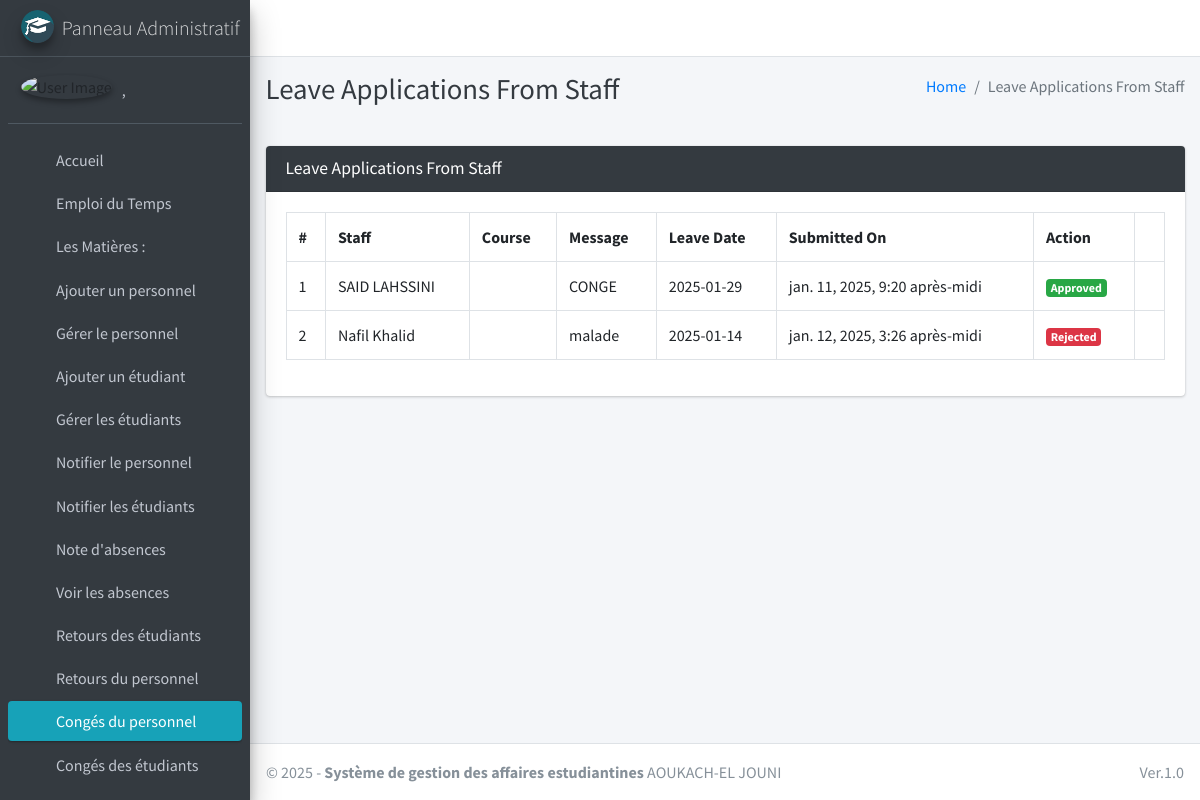
The page /staff/view/leave/ (signed in) on the database as committed earlier.
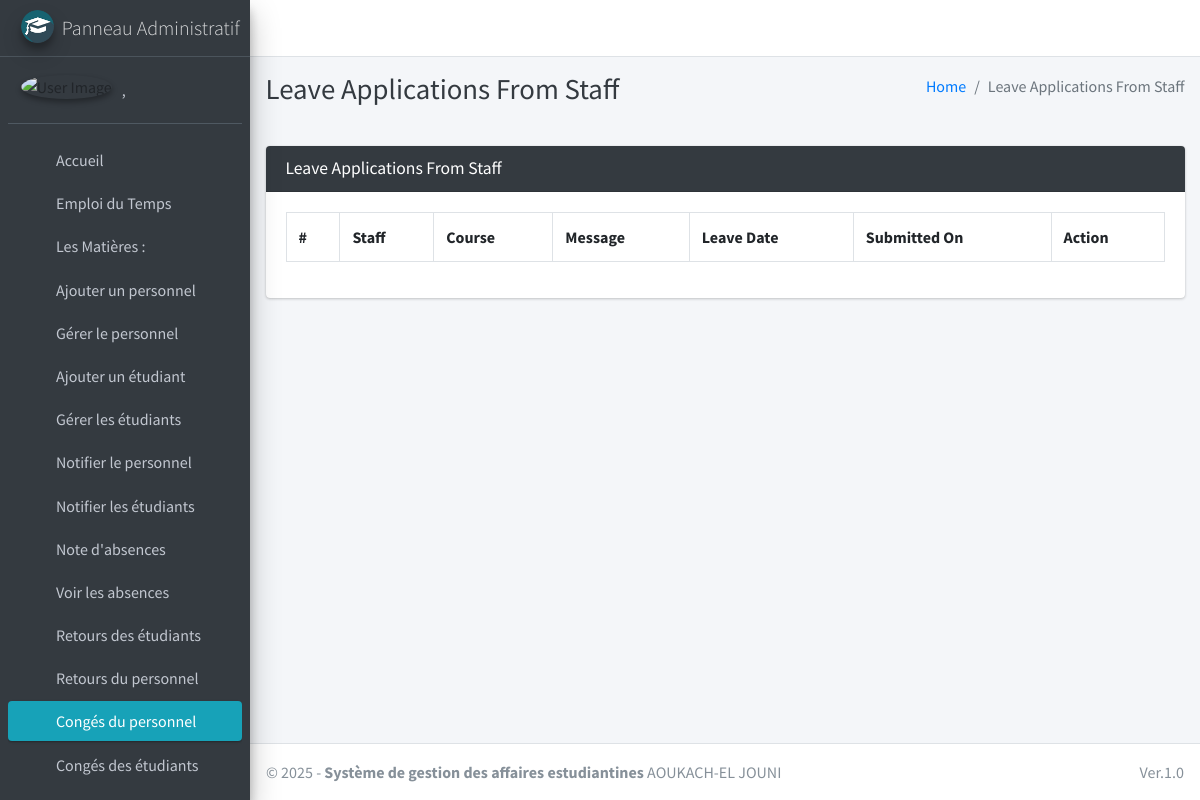
The same page on the database as committed later.
### main_app/models.py (models this page shows, shortened)
class CustomUser(AbstractUser):
    USER_TYPE = ((1, "HOD"), (2, "Staff"), (3, "Student"))
    GENDER = [("M", "Male"), ("F", "Female")]
    username = None  # Removed username, using email instead
    email = models.EmailField(unique=True)
    user_type = models.CharField(default=1, choices=USER_TYPE, max_length=1)
    gender = models.CharField(max_length=1, choices=GENDER)
    profile_pic = models.ImageField()
    address = models.TextField()
    fcm_token = models.TextField(max_length=255, blank=True, null=True, default="")  # For firebase notifications
    created_at = models.DateTimeField(auto_now_add=True)
    updated_at = models.DateTimeField(auto_now=True)
    USERNAME_FIELD = "email"
    REQUIRED_FIELDS = []
    objects = CustomUserManager()
    def __str__(self):
        return self.last_name + ", " + self.first_name

class LeaveReportStaff(models.Model):
    staff = models.ForeignKey(Staff, on_delete=models.CASCADE)
    date = models.CharField(max_length=60)
    message = models.TextField()
    status = models.SmallIntegerField(default=0)
    created_at = models.DateTimeField(auto_now_add=True)
    updated_at = models.DateTimeField(auto_now_add=True)

class Staff(models.Model):
    admin = models.OneToOneField(CustomUser, on_delete=models.CASCADE)
    def __str__(self):
        return self.admin.last_name + " " + self.admin.first_name

### main_app/hod_views.py (the view, shortened to what this page needs)
# urls.py: path("staff/view/leave/", hod_views.view_staff_leave, name="view_staff_leave",),
@csrf_exempt
def view_staff_leave(request):
    if request.method != 'POST':
        allLeave = LeaveReportStaff.objects.all()
        context = {
            'allLeave': allLeave,
            'page_title': 'Leave Applications From Staff'
        }
        return render(request, "hod_template/staff_leave_view.html", context)

### main_app/templates/hod_template/staff_leave_view.html (shortened to what this page needs)
{% extends 'main_app/base.html' %}
{% load static %}
{% block page_title %}{{page_title}}{% endblock page_title %}
{% block content %}
<section class="content">
    <div class="container-fluid">
        <div class="row">
            <div class="col-md-12">
                <div class="card card-dark">
                    <div class="card-header">
                        <h3 class="card-title">{{page_title}}</h3>
                    </div>
                    <div class="table card-body">
                        <table class="table table-bordered table-hover">
                            <tr>
                                <th>#</th>
                                <th>Staff</th>
                                <th>Course</th>
                                <th>Message</th>
                                <th>Leave Date</th>
                                <th>Submitted On</th>
                                <th>Action</th>
                            </tr>
                            {% for leave in  allLeave %}
                              <tr>
                                  <td>{{forloop.counter}}</td>
                                  <td>{{leave.staff}}</td>
                                  <td>{{leave.staff.course}}</td>
                                  <td>{{leave.message}}</td>
                                  <td>{{leave.date}}</td>
                                  <td>{{leave.created_at}}</td>
                                      {% if leave.status == 0 %}
                                           <td> <button data-toggle = "modal" data-target = "#reply_modal" value="{{leave.id}}" class="btn btn-success reply_open_modal">Reply</button>
{% elif leave.status == -1 %}
<td><span  class='badge badge-danger'>Rejected</span></td>
{% else %}
<td><span  class='badge badge-success'>Approved</span></td>
                                            <td>{{feedback.updated_at}}</td>
                                      {% endif %}
                              </tr>
                            {% endfor %}
                        </table>
                    </div>
                    </div>
            </div>
        </div>
    </div>
</section>
{% endblock content %}

### main_app/templates/main_app/base.html (shortened to what this page needs)
{% load static %}
<!DOCTYPE html>
<html>
<head>
    <link rel="stylesheet" href="{% static 'plugins/fontawesome-free/css/all.min.css'%} ">
    <link rel="stylesheet" href="https://code.ionicframework.com/ionicons/2.0.1/css/ionicons.min.css">
    <link rel="stylesheet"
        href="{% static 'plugins/tempusdominus-bootstrap-4/css/tempusdominus-bootstrap-4.min.css'%} ">
    <link rel="stylesheet" href="{% static 'plugins/icheck-bootstrap/icheck-bootstrap.min.css'%} ">
    <link rel="stylesheet" href="{% static 'dist/css/adminlte.min.css'%} ">
    <link rel="stylesheet" href="{% static 'plugins/overlayScrollbars/css/OverlayScrollbars.min.css'%} ">
    <link rel="stylesheet" href="{% static 'plugins/daterangepicker/daterangepicker.css'%} ">
    <link rel="stylesheet" href="https://cdn.jsdelivr.net/npm/sweetalert2@11.7.0/dist/sweetalert2.min.css">
    <link rel="stylesheet" href="https://cdnjs.cloudflare.com/ajax/libs/sweetalert/1.1.3/sweetalert.min.css">
</head>
<body class="hold-transition sidebar-mini layout-fixed">
    <div class="wrapper">
        <nav class="main-header navbar navbar-expand navbar-white navbar-light">
            <ul class="navbar-nav">
                <li class="nav-item">
                    <a class="nav-link" data-widget="pushmenu" href="#"><i class="fas fa-bars"></i></a>
                </li>
            </ul>
        </nav>
        {% include "main_app/sidebar_template.html" with user=user %}
        <div class="content-wrapper">
            <div class="content-header">
                <div class="container-fluid">
                    <div class="row mb-2">
                        <div class="col-sm-6">
                            <h1 class="m-0 text-dark">{% block page_title %}{% endblock page_title %}</h1>
                        </div>
                        <div class="col-sm-6">
                            <ol class="breadcrumb float-sm-right">
                                <li class="breadcrumb-item"><a href="#">Home</a></li>
                                <li class="breadcrumb-item active">{{ page_title }}</li>
                            </ol>
                        </div>
                    </div>
                </div>
            </div>
<section class="content">
    <div class="container-fluid">
        <div class="row">
            <div class="col-md-12">
            </div></div></div></section>
            {% block content %}
            {% endblock content %}
        </div>
        {% include "main_app/footer.html" %}
    </div>
</body>
</html>

### main_app/templates/main_app/sidebar_template.html (shortened to what this page needs)
{% load static %}
<aside class="main-sidebar sidebar-dark-info elevation-4">
    {% if request.user.user_type == '1' %}
    <a href="{% url 'admin_home' %}" class="brand-link">
        <img src="{% static 'dist/img/cmsl.png' %} " alt="AdminLTE Logo"
            class="brand-image img-circle elevation-3" >
        <span class="brand-text font-weight-light">Panneau Administratif</span>
    </a>
    <div class="sidebar">
        <div class="user-panel mt-3 pb-3 mb-3 d-flex">
            <div class="image">
                <img src="{{ request.user.profile_pic}}" class="img-circle elevation-2" alt="User Image">
            </div>
            <div class="info">
                <a href="#" class="d-block">{{user}}</a>
            </div>
        </div>
        <nav class="mt-2">
            <ul class="nav nav-pills nav-sidebar flex-column" data-widget="treeview" role="menu" data-accordion="false">
                <li class="nav-item">
                    {% url 'admin_home' as admin_home %}
                    <a href="{{admin_home}}" class="nav-link {% if admin_home == request.path %} active {% endif %}">
                        <i class="nav-icon fas fa-home"></i>
                        <p>
                            Accueil
                        </p>
                    </a>
                </li>
                <li class="nav-item">
                    {% url 'creer_emploi_temps' as creer_emploi_temps %}
                    <a href="{{ creer_emploi_temps }}"
                        class="nav-link {% if manage_timetable == request.path %} active {% endif %}">
                        <i class="far fa-calendar-alt nav-icon"></i>
                        <p>
                            Emploi du Temps
                        </p>
                    </a>
                </li>
                <li class="nav-item has-treeview">
                    <a href="#" class="nav-link">
                        <i class="nav-icon fas fa-book"></i>
                        <p>
                            Les Matières :
                            <i class="fas fa-angle-left right"></i>
                        </p>
                    </a>
                </li>
                <li class="nav-item">
                    {% url 'add_staff' as add_staff %}
                    <a href="{{add_staff}}" class="nav-link {% if add_staff == request.path %} active {% endif %}">
                        <i class="nav-icon fas fa-user-plus"></i>
                        <p>
                            Ajouter un personnel
                        </p>
                    </a>
                </li>
                <li class="nav-item">
                    {% url 'manage_staff' as manage_staff %}
                    {% url 'edit_staff' staff_id as edit_staff %}
                    <a href="{{manage_staff}}"
                        class="nav-link {% if manage_staff == request.path or request.path == edit_staff %} active {% endif %}">
                        <i class="nav-icon fas fa-th"></i>
                        <p>
                            Gérer le personnel
                        </p>
                    </a>
                </li>
                <li class="nav-item">
                    {% url 'add_student' as add_student%}
                    <a href="{{add_student}}" class="nav-link  {% if add_student == request.path %} active {% endif %}">
                        <i class="nav-icon fas fa-user-plus"></i>
                        <p>
                            Ajouter un étudiant
                        </p>
                    </a>
                </li>
                <li class="nav-item">
                    {% url 'manage_student' as manage_student %}
                    {% url 'edit_student' student_id as edit_student %}
                    <a href="{{manage_student}}"
                        class="nav-link  {% if edit_student == request.path or manage_student == request.path %} active {% endif %}">
                        <i class="nav-icon fas fa-th"></i>
                        <p>
                            Gérer les étudiants
                        </p>
                    </a>
                </li>
                <li class="nav-item">
                    {% url 'admin_notify_staff' as admin_notify_staff %}
                    <a href="{{admin_notify_staff}}"
                        class="nav-link {% if admin_notify_staff == request.path %} active {% endif %}">
                        <i class="nav-icon fas fa-bullhorn"></i>
                        <p>
                            Notifier le personnel
                        </p>
                    </a>
                </li>
                <li class="nav-item">
                    {% url 'admin_notify_student' as admin_notify_student %}
                    <a href="{{admin_notify_student}}"
                        class="nav-link {% if admin_notify_student == request.path %} active {% endif %}">
                        <i class="nav-icon fas fa-bullhorn"></i>
                        <p>
                            Notifier les étudiants
                        </p>
                    </a>
                </li>
                <li class="nav-item">
                    <a href="{% url 'add_absence' %}" class="nav-link">
                        <i class="nav-icon fas fa-cogs text-danger"></i>
                        <p>Note d'absences</p>
                    </a>
                </li>
                <li class="nav-item">
                    <a href="{% url 'view_absences' %}" class="nav-link">
                        <i class="nav-icon fas fa-calendar-check"></i>
                        <p>Voir les absences</p>
                    </a>
                </li>
                <li class="nav-item">
                    {% url 'student_feedback_message' as student_feedback_message %}
                    <a href="{{ student_feedback_message }}"
                        class="nav-link  {% if student_feedback_message == request.path %} active {% endif %}">
                        <i class="nav-icon fas fa-comment-alt"></i>
                        <p>
                            Retours des étudiants
                        </p>
                    </a>
                </li>
                <li class="nav-item">
                    {% url 'staff_feedback_message' as staff_feedback_message %}
                    <a href="{{staff_feedback_message}}"
                        class="nav-link   {% if staff_feedback_message == request.path %} active {% endif %}">
                        <i class="nav-icon fas fa-comment"></i>
                        <p>
                            Retours du personnel
                        </p>
                    </a>
                </li>
                <li class="nav-item">
                    {% url 'view_staff_leave' as view_staff_leave %}
                    <a href="{{view_staff_leave}}"
                        class="nav-link  {% if view_staff_leave == request.path %} active {% endif %}">
                        <i class="nav-icon fas fa-check-double"></i>
                        <p>
                            Congés du personnel
                        </p>
                    </a>
                </li>
                <li class="nav-item">
                    {% url 'view_student_leave' as view_student_leave %}
                    <a href="{% url 'view_student_leave' %}"
                        class="nav-link  {% if view_student_leave == request.path %} active {% endif %}">
                        <i class="nav-icon fas fa-check-double"></i>
                        <p>
                            Congés des étudiants
                        </p>
                    </a>
                </li>
                <li class="nav-item">
                    {% url 'admin_view_profile' as admin_view_profile %}
                    <a href="{{admin_view_profile}}"
                        class="nav-link {% if admin_view_profile == request.path %} active {% endif %}">
                    </a>
                </li>
                                        {% endif %}
                                    </ul>
                                </nav>
                            </div>
</aside>

### main_app/templates/main_app/footer.html
<footer class="main-footer">
    &copy; {% now "Y" %} - <strong>Système de gestion des affaires estudiantines</strong>
    AOUKACH-EL JOUNI
    <div class="float-right d-none d-sm-inline-block">
       Ver.1.0
    </div>
</footer>

### main_app/templates/main_app/sidebar_template.html (style rules this page uses)
.nav-item .nav-link i { color: rgb(255, 0, 0); }

Rows that differ between the two databases and show on the page:
removed LeaveReportStaff: staff "SAID LAHSSINI", message "CONGE", date "2025-01-29", created_at "jan. 11, 2025, 9:20 après-midi"
removed LeaveReportStaff: staff "Nafil Khalid", message "malade", date "2025-01-14", created_at "jan. 12, 2025, 3:26 après-midi", status "Rejected"
